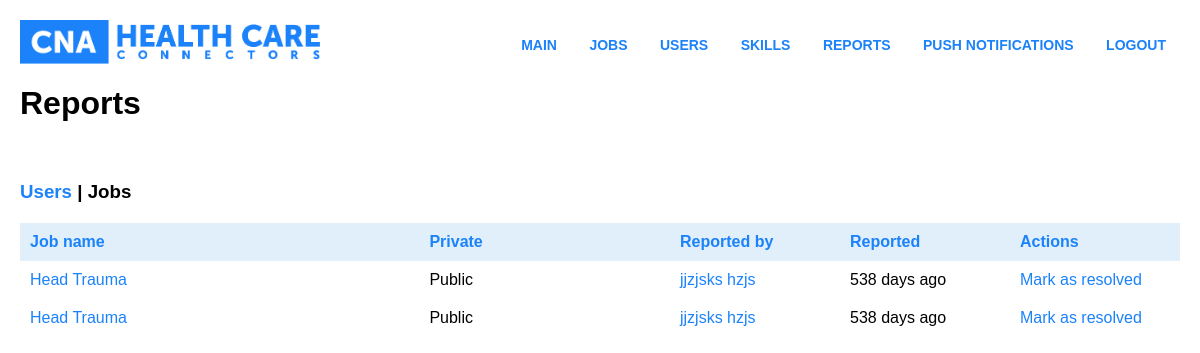
The app's page /admin/reports.php?type=jobs (signed in) with its own data.
### tables this page shows
CREATE TABLE `reports` (
  `id` int(11) NOT NULL,
  `user` int(11) NOT NULL,
  `jobid` int(11) NOT NULL,
  `date` timestamp NOT NULL DEFAULT CURRENT_TIMESTAMP,
  `resolved` int(11) NOT NULL DEFAULT '0'
);

CREATE TABLE `jobs` (
  `id` int(11) NOT NULL,
  `title` varchar(255) NOT NULL,
  `lat` varchar(255) NOT NULL,
  `longitude` varchar(255) NOT NULL,
  `hours` int(11) NOT NULL,
  `min_price` int(11) NOT NULL,
  `max_price` int(11) NOT NULL,
  `repate` int(11) NOT NULL DEFAULT '0',
  `avalable` int(11) NOT NULL DEFAULT '0',
  `information` text NOT NULL,
  `date` timestamp NOT NULL DEFAULT CURRENT_TIMESTAMP,
  `hidden` int(11) NOT NULL DEFAULT '0',
  `byUser` int(11) NOT NULL,
  `private` int(11) NOT NULL DEFAULT '0',
  `city` varchar(255) NOT NULL,
  `state` varchar(255) NOT NULL
);

CREATE TABLE `users` (
  `id` int(11) NOT NULL,
  `password` varchar(255) NOT NULL,
  `email` varchar(255) NOT NULL,
  `type` int(11) NOT NULL DEFAULT '0',
  `last_name` varchar(255) NOT NULL,
  `first_name` varchar(255) NOT NULL,
  `address_lat` varchar(255) NOT NULL,
  `address_long` varchar(255) NOT NULL,
  `experience` int(11) NOT NULL DEFAULT '0',
  `available_time` int(11) NOT NULL DEFAULT '1',
  `price_min` int(11) NOT NULL DEFAULT '15',
  `price_max` int(11) NOT NULL DEFAULT '15',
  `phone` varchar(255) NOT NULL DEFAULT ' ',
  `birthday` varchar(255) NOT NULL DEFAULT ' ',
  `description` text NOT NULL,
  `profile_img` varchar(255) DEFAULT '',
  `gender` int(11) NOT NULL DEFAULT '0',
  `subscribed` int(11) NOT NULL DEFAULT '0',
  `available` int(11) NOT NULL DEFAULT '1',
  `registration_time` timestamp NOT NULL DEFAULT CURRENT_TIMESTAMP,
  `android_push` varchar(255) NOT NULL DEFAULT '',
  `ios_push` varchar(255) NOT NULL DEFAULT '',
  `expire` date DEFAULT NULL,
  `hidden` int(11) NOT NULL DEFAULT '0',
  `city` varchar(255) NOT NULL DEFAULT '',
  `state` varchar(255) NOT NULL,
  `address` varchar(255) NOT NULL DEFAULT '',
  `zip` varchar(255) NOT NULL DEFAULT '',
  `other_skills` varchar(255) NOT NULL DEFAULT ''
);

### db.php (called while the page is built, shortened)
<? class db
{
    protected $datab;
    public function __construct($username, $password, $host, $dbname, $options=array()){
        try {
            $this->datab = new PDO("mysql:host={$host};dbname={$dbname};charset=utf8", $username, $password, $options);
            $this->datab->setAttribute(PDO::ATTR_ERRMODE, PDO::ERRMODE_EXCEPTION);
            $this->datab->setAttribute(PDO::ATTR_DEFAULT_FETCH_MODE, PDO::FETCH_ASSOC);
        }
        catch(PDOException $e) {
            $this->isConnected = false;
            throw new Exception($e->getMessage());
        }
    }
    public function getRow($query, $params=array()){
        try{
            $stmt = $this->datab->prepare($query);
            $stmt->execute($params);
            return $stmt->fetch();
            }catch(PDOException $e){
            throw new Exception($e->getMessage());
        }
    }
    public function getRows($query, $params=array()){
        try{
            $stmt = $this->datab->prepare($query);
            $stmt->execute($params);
            return $stmt->fetchAll();
            }catch(PDOException $e){
            throw new Exception($e->getMessage());
        }
    }
}
$db = new db("root", "123RO1C", "localhost", "health_care", array(PDO::MYSQL_ATTR_INIT_COMMAND => 'SET NAMES utf8'));
?>

### admin/reports.php (the view, shortened to what this page needs)
<?
 include("top.php");
if(isset($_GET['remove_user'])) {
	$db->updateRow("UPDATE users SET hidden = 1 WHERE id = ?", array($_GET['remove_user']));
	$db->updateRow("UPDATE reports_user SET resolved = 1 WHERE reported = ?", array($_GET['remove_user']));
	echo "<div id='succes'>User was blocked</div>";
}elseif(isset($_GET['remove_job'])) {
	$db->updateRow("UPDATE jobs SET hidden = 1 WHERE id = ?", array($_GET['remove_job']));
	$db->updateRow("UPDATE reports SET resolved = 1 WHERE jobid = ?", array($_GET['remove_job']));
	echo "<div id='succes'>Job was deleted</div>";
}elseif(isset($_GET['clear_job'])) {
	$db->updateRow("UPDATE reports SET resolved = 1 WHERE jobid = ?", array($_GET['clear_job']));
	echo "<div id='succes'>Report Was Clear</div>";
	header ("Location: reports.php?type=jobs");
}elseif(isset($_GET['clear_user'])) {
	$db->updateRow("UPDATE reports_user SET resolved = 1 WHERE reported = ?", array($_GET['clear_user']));
	echo "<div id='succes'>Report Was Clear</div>";
	header ("Location: reports.php");
}else {
	if ($_GET['type'] == "jobs") { ?>
		<h3><a href='reports.php'>Users</a> | Jobs</h3>
		<table>
			<tr>
				<td>Job name</td>
				<td>Private</td>
				<td class="medium">Reported by</td>
				<td class="medium">Reported</td>
				<td class="medium">Actions</td>
			</tr>
			<?php
				$rows = $db->getRows("SELECT * FROM reports WHERE resolved = 0 ORDER by date DESC");
				foreach($rows as $report) {
				    $row = $db->getRow("SELECT * FROM jobs WHERE id =?",array($report['jobid']));
				    $rowUsers = $db->getRow("SELECT * FROM users WHERE id =?",array($row['id']));
					?>
					<tr>
						<td><a href="jobs.php?id=<?php echo $row['id']; ?>"><?php echo $row['title']; ?></a></td>
						<td><?php if ($row['private'] == 1) { echo "Private"; }else { echo "Public"; } ?></td>
						<td><a href="users.php?id=<?php echo $row['id'] ?>"><?php echo $rowUsers['first_name'] . " " . $rowUsers['last_name']; ?></a></td>
						<td><?php echo round((time() - strtotime($row['date'])) / 60 / 60 / 24) . " days ago"; ?></td>
						<td><a href="?clear_job=<?php echo $row[id]; ?>">Mark as resolved</a></td>
					</tr>
			<?php } ?>
		</table>
	<?php } ?>
<?php } ?>

### admin/style.css (style rules this page uses)
body { background-color: white; font-family: sans-serif; margin:20px; padding:0px; }
a { color:#1B82FA; text-decoration:none; }
table, tbody { margin:20px 0px; width:100%; border-collapse: collapse; }
table tr:first-child td { background-color: #E1EFFA; color:#1B82FA; font-weight: 600; }
table tr td { padding:10px; }
table tr td.medium { width:150px !important; }

### records on screen
reports: jobid.title "Head Trauma", users.first_name "jjzjsks", users.last_name "hzjs"
reports: jobid.title "Head Trauma", users.first_name "jjzjsks", users.last_name "hzjs"

### other values on screen
$pageName "Reports"
